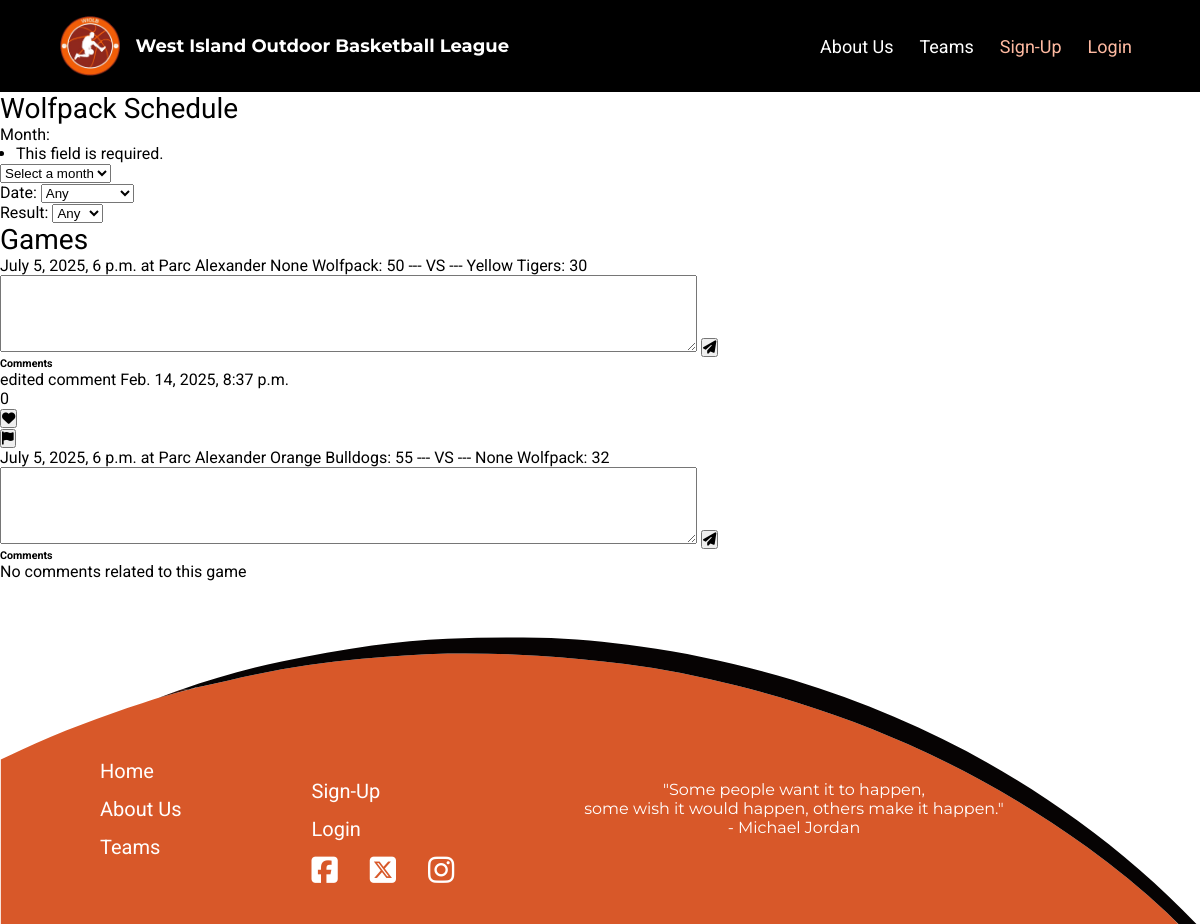
The app's page /wioblapp/team_schedule/Wolfpack/, older data.
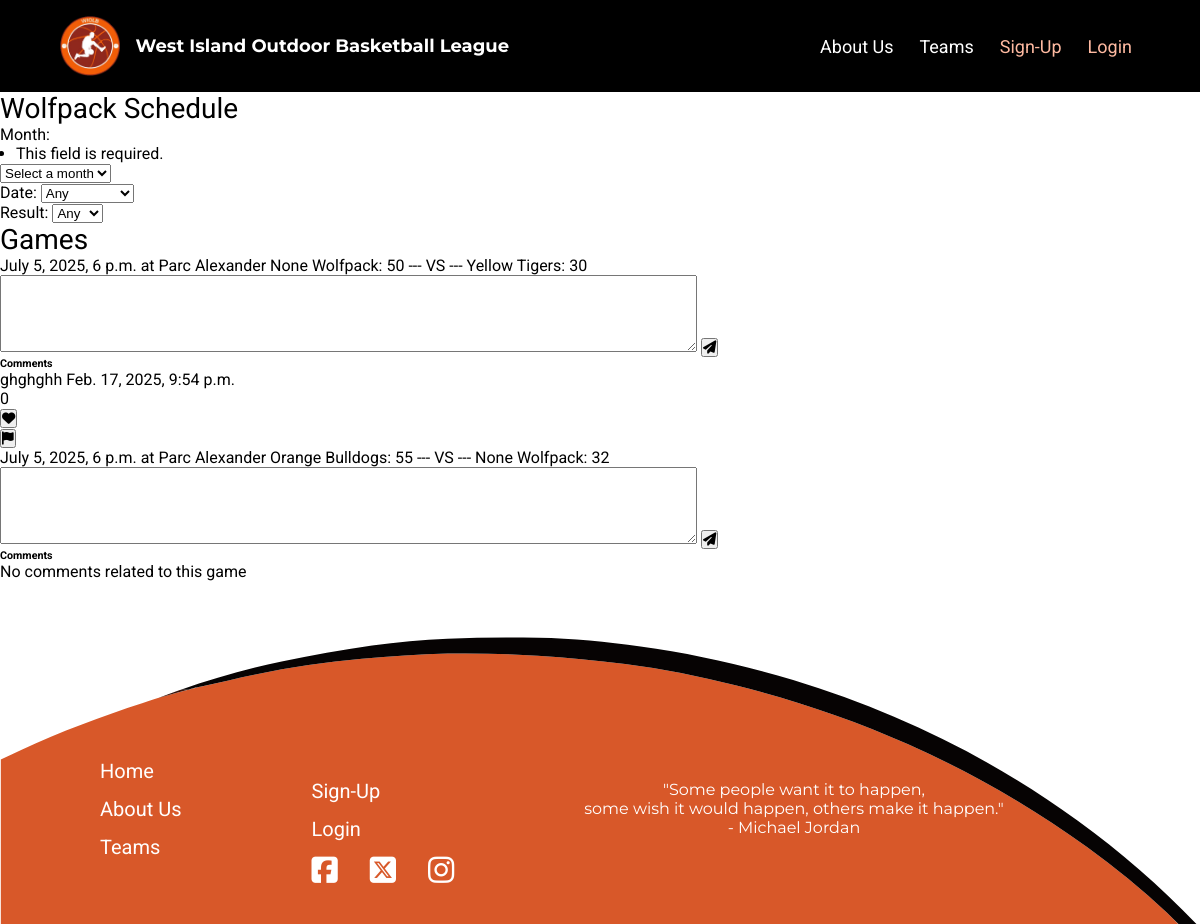
The same page, newer data.
### wioblapp/models.py (models this page shows, shortened)
class Game(models.Model):
    team_1 = models.ForeignKey(Team, on_delete=models.CASCADE, related_name="Team1_games")
    team_2 = models.ForeignKey(Team, on_delete=models.CASCADE, related_name="Team2_games")
    park = models.ForeignKey(Park, on_delete=models.CASCADE, related_name="games")
    winner = models.ForeignKey(Team, on_delete=models.RESTRICT, related_name="games", blank=True, null=True)
    date_time = models.DateTimeField("Date")
    team1_score = models.IntegerField("Team #1 Score", blank=True, null=True)
    team2_score = models.IntegerField("Team #2 Score", blank=True, null=True)

class Park(models.Model):
    name = models.CharField("Park Name", max_length=100)
    address = models.CharField(max_length=255)
    def __str__(self):
        return self.name

class Team(models.Model):
    name = models.CharField("Team Name", max_length=20, primary_key=True)
    coaches = models.ManyToManyField(UserAccount, related_name="teams", blank=True)
    place = models.IntegerField("Place", default=0)
    group = models.ForeignKey(RegistrationType, on_delete=models.CASCADE, related_name="teams", blank=True, null=True)
    color = models.CharField("Team Color", max_length=7, blank=True, null=True)
    def __str__(self):
        return f"{self.name}"

class Comment(models.Model):
    game = models.ForeignKey(Game, on_delete=models.CASCADE, related_name="comments")
    user_account = models.ForeignKey(UserAccount, on_delete=models.RESTRICT, related_name="comments")
    content = models.TextField("Content")
    date = models.DateTimeField("Date", auto_now_add=True)
    likes = models.IntegerField(default=0, blank=True, null=True)

### wioblapp/views.py (the view, shortened to what this page needs)
# urls.py: path("team_schedule/<str:team_name>/", views.team_schedule, name="team_schedule"),
def team_schedule(request, team_name):
    schedule_form = TeamScheduleForm(request.GET)
    comment_form = CreateCommentForm()
    team = team_name
    games = ( Game.objects.filter(team_1=team) | Game.objects.filter(team_2=team) ).distinct()
    comments = Comment.objects.filter(game__in=games)
    game_comments = []
    flags = Flag.objects.all()
    for game in games:
        game_comments.append({
            "game": game,
            "comments": comments.filter(game=game).order_by("-date"),
        })
    context = {
        "schedule_form": schedule_form,
        "comment_form": comment_form,
        "team": team,
        "games": games,
        "comments": comments,
        "game_comments": game_comments,
        "flags": flags,
    }
    return render(request, "team_schedule.html", context)

### wioblapp/forms.py
class TeamScheduleForm(forms.Form):
    MONTH_CHOICES = [
        ("", "Select a month"),
        ("All", "All"),
        ("6", "June"),
        ("7", "July"),
        ("8", "August")
    ]
    DATE_CHOICES = [
        ("", "Any"),
        ("Ascending", "Ascending"),
        ("Descending", "Descending")
    ]
    RESULT_CHOICES = [
        ("", "Any"),
        ("Win", "Win"),
        ("Lose", "Lose"),
        ("Tie", "Tie")
    ]
    month = forms.ChoiceField(label="Month",
                              choices=MONTH_CHOICES,
                              widget=forms.Select())
    date = forms.ChoiceField(label="Date",
                           choices=DATE_CHOICES,
                           required=False,
                           widget=forms.Select())
    result = forms.ChoiceField(label="Result",
                              choices=RESULT_CHOICES,
                              required=False,
                              widget=forms.Select())

class CreateCommentForm(forms.ModelForm):
    content = forms.CharField(widget=forms.Textarea(attrs={'rows':5, 'cols':85}))
    class Meta:
        model = Comment
        fields = ['content']

### wioblapp/templates/team_schedule.html (shortened to what this page needs)
{% extends 'base.html' %}
{% load static %}
{% block content %}
    <form action="{% url 'team_schedule' team %}" method="POST">
        <h3>{{ team }} Schedule</h3>
        {{ schedule_form }}
    </form>
    {% if games %}
    <h3>Games</h3>
        {% for game in game_comments %}
            {{ game.game.date_time }} at {{ game.game.park }}
            {% if game.game.team1_score and game.game.team2_score %}
                {{ game.game.team_1.color }} {{ game.game.team_1 }}: {{ game.game.team1_score }} --- VS --- {{ game.game.team_2.color }} {{ game.game.team_2 }}: {{ game.game.team2_score }}
            {% else %}
                {{ game.game.team_1 }} --- VS --- {{ game.game.team_2 }}
            {% endif %}
            <br>
            <form action="{% url 'create_comment' team %}" method="POST">
                {% for field in comment_form %}
                    {{ field }}
                {% endfor %}
                <button type="submit" name="post" value="{{ game.game.id }}"><i class="fa-solid fa-paper-plane"></i></button>
            </form>
            <h6>Comments</h6>
            {% if game.comments %}
                {% for comment in game.comments %}
                    {% if comment.game == game.game  %}
                        {{ comment.content }} {{ comment.date }}
                        <form action="{% url 'like_comment' team %}" method="POST">
                            <p>{{ comment.likes }}</p>
                            <button type="submit" name="like" value="{{ comment.id }}"><i class="fa-solid fa-heart"></i></button>
                        </form>
                        <form action="{% url 'flag_comment' team %}" method="POST">
                            <button type="submit" name="flag" value="{{ comment.id }}"><i class="fa-solid fa-flag"></i></button>
                        </form>
                    {% endif %}
                {% endfor %}
            {% else %}
                <p>No comments related to this game</p>
            {% endif %}
        {% endfor %}
    {% else %}
        <p>No Games</p>
    {% endif %}
{% endblock %}

Row changes from the older to the newer data that the page shows:
removed Comment: content "edited comment", date "Feb. 14, 2025, 8:37 p.m.", likes "0", {{ comment.id }} 14 (drawn), shown under Game "Yellow"
added Comment: content "ghghghh", date "Feb. 17, 2025, 9:54 p.m.", likes "0", {{ comment.id }} 15 (drawn), shown under Game "Yellow"
